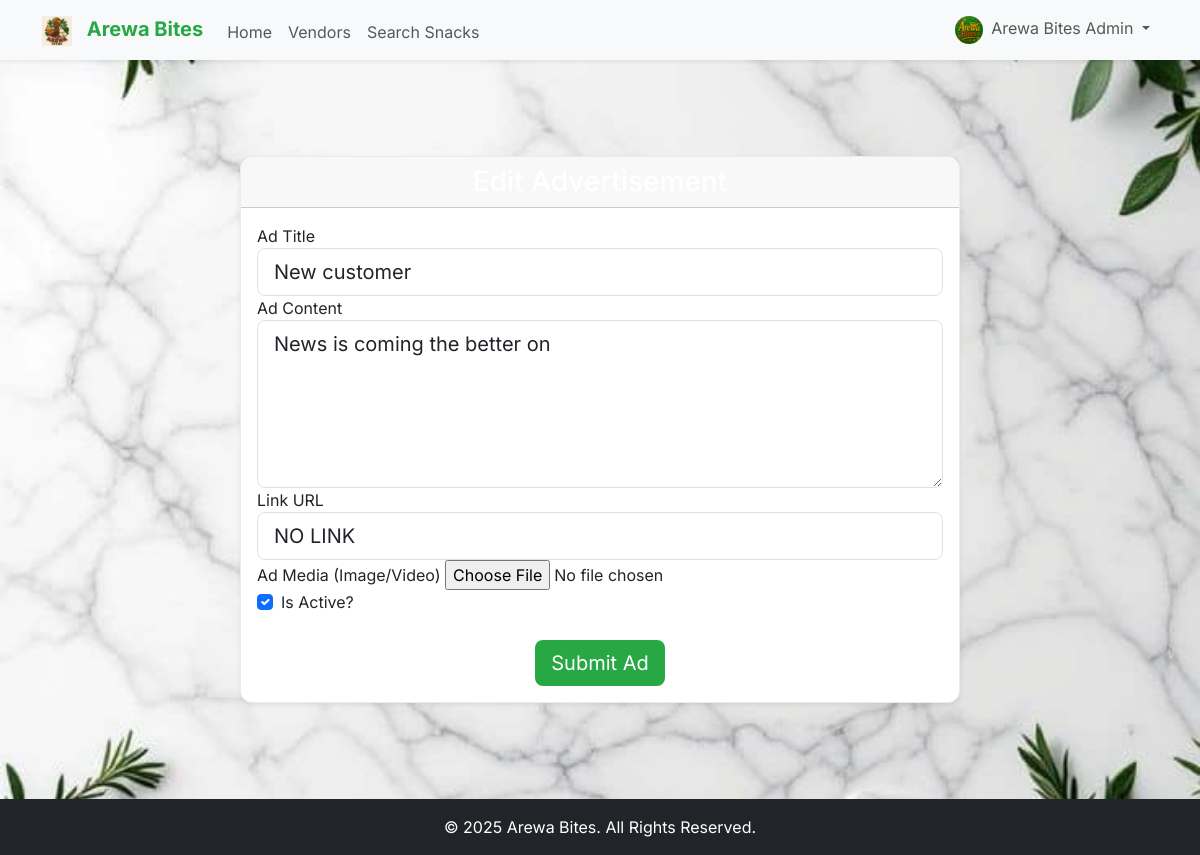
Page /admin/edit_ad/2 (signed in) on the committed database.
### app/models.py (models this page shows, shortened)
class Vendor(db.Model, UserMixin):
    id = db.Column(db.Integer, primary_key=True)
    business_name = db.Column(db.String(100), unique=True, nullable=False)
    contact_name = db.Column(db.String(100), nullable=False)
    whatsapp_number = db.Column(db.String(20), unique=True, nullable=False)
    location_zone = db.Column(db.String(100), nullable=False)
    state = db.Column(db.String(100), nullable=False)
    email = db.Column(db.String(120), unique=True, nullable=False)
    password = db.Column(db.String(200), nullable=False)
    logo_url = db.Column(db.String(200), nullable=False, default='logos/default.png')
    is_admin = db.Column(db.Boolean, default=False)
    is_verified = db.Column(db.Boolean, default=False)
    referral_code = db.Column(db.String(10), unique=True, nullable=False)
    referred_by = db.Column(db.Integer, db.ForeignKey('vendor.id'))
    snacks = db.relationship('Snack', backref='vendor', lazy=True, cascade="all, delete-orphan")
    referrals = db.relationship('Vendor', backref=db.backref('referrer', remote_side=[id]), lazy=True)

class Ad(db.Model):
    id = db.Column(db.Integer, primary_key=True)
    title = db.Column(db.String(100), nullable=False)
    content = db.Column(db.Text, nullable=False)
    media_url = db.Column(db.String(255), nullable=True)
    media_type = db.Column(db.String(10), nullable=True)
    link_url = db.Column(db.String(255), nullable=True)
    date_posted = db.Column(db.DateTime, nullable=False, default=datetime.utcnow)
    is_active = db.Column(db.Boolean, nullable=False, default=True)

### app/routes.py (the view, shortened to what this page needs)
@main.route("/admin/edit_ad/<int:ad_id>", methods=['GET', 'POST'])
@admin_only
def edit_ad(ad_id):
    ad = db.session.get(Ad, ad_id)
    if not ad:
        flash('Ad not found.', 'danger')
        return redirect(url_for('main.admin_dashboard'))
    form = AdForm(obj=ad)
    return render_template('admin_edit_ad.html', form=form, ad=ad)

### app/forms.py
class AdForm(FlaskForm):
    title = StringField('Ad Title', validators=[DataRequired(), Length(min=2, max=100)])
    content = TextAreaField('Ad Content', validators=[DataRequired()])
    link_url = StringField('Link URL', validators=[DataRequired()])
    media_file = FileField('Ad Media (Image/Video)', validators=[FileAllowed(['jpg', 'png', 'jpeg', 'mp4', 'mov'], 'Images or Videos only!')])
    is_active = BooleanField('Is Active?')
    submit = SubmitField('Submit Ad')

### app/__init__.py (called while the page is built)
def create_app(config_class=Config):
    app = Flask(__name__)
    app.config.from_object(config_class)
    db.init_app(app)
    bcrypt.init_app(app)
    login_manager.init_app(app)
    csrf.init_app(app)
    migrate.init_app(app, db)
    socketio.init_app(app)
    @app.context_processor
    def inject_globals():
        current_vendor = None
        if 'vendor_id' in session:
            from app.models import Vendor
            current_vendor = db.session.get(Vendor, session.get('vendor_id'))
        return {
            'now': datetime.utcnow(),
            'current_vendor': current_vendor
        }
    from app.routes import main
    app.register_blueprint(main)
    return app

### app/routes.py (called while the page is built)
@login_manager.user_loader
def load_user(user_id):
    return db.session.get(Vendor, int(user_id))

def admin_only(f):
    @wraps(f)
    def decorated_function(*args, **kwargs):
        vendor_id = session.get('vendor_id')
        if not vendor_id:
            flash('Please log in to access this page.', 'danger')
            return redirect(url_for('main.login'))
        vendor = db.session.get(Vendor, vendor_id)
        if not vendor or not vendor.is_admin:
            flash('You do not have permission to access this page.', 'danger')
            return redirect(url_for('main.home'))
        return f(*args, **kwargs)
    return decorated_function

@main.context_processor
def inject_globals():
    current_vendor = None
    if 'vendor_id' in session:
        current_vendor = db.session.get(Vendor, session.get('vendor_id'))
    return {
        'now': datetime.utcnow(),
        'current_vendor': current_vendor
    }

### app/templates/admin_edit_ad.html (shortened to what this page needs)
{% extends "base.html" %}
{% block content %}
<div class="container my-5">
    <div class="row justify-content-center">
        <div class="col-md-8">
            <div class="card arewa-card shadow-sm">
                <div class="card-header text-center arewa-bg-dark text-white">
                    <h3 class="mb-0">Edit Advertisement</h3>
                </div>
                <div class="card-body">
                    <form method="POST" action="{{ url_for('main.edit_ad', ad_id=ad.id) }}" enctype="multipart/form-data">
                        <fieldset class="form-group">
                            <div class="form-group">
                                {{ form.title.label(class="form-control-label") }}
                                {{ form.title(class="form-control form-control-lg") }}
                            </div>
                            <div class="form-group">
                                {{ form.content.label(class="form-control-label") }}
                                {{ form.content(class="form-control form-control-lg", rows="5") }}
                            </div>
                            <div class="form-group">
                                {{ form.link_url.label(class="form-control-label") }}
                                {{ form.link_url(class="form-control form-control-lg") }}
                            </div>
                            <div class="form-group">
                                {{ form.media_file.label(class="form-control-label") }}
                                {{ form.media_file(class="form-control-file") }}
                            </div>
                            <div class="form-check">
                                {{ form.is_active(class="form-check-input") }}
                                {{ form.is_active.label(class="form-check-label") }}
                            </div>
                        </fieldset>
                        <div class="form-group mt-4 text-center">
                            {{ form.submit(class="btn btn-arewa-primary btn-lg") }}
                        </div>
                    </form>
                </div>
            </div>
        </div>
    </div>
</div>
{% endblock %}

### app/templates/base.html (shortened to what this page needs)
<!DOCTYPE html>
<html lang="en">
<head>
    <link rel="stylesheet" href="{{ url_for('static', filename='css/bootstrap.min.css') }}">
    <link rel="stylesheet" href="https://cdnjs.cloudflare.com/ajax/libs/font-awesome/6.4.0/css/all.min.css" />
    <link rel="stylesheet" href="{{ url_for('static', filename='css/style.css') }}">
</head>
<body class="bg-light d-flex flex-column min-vh-100">
    <nav class="navbar navbar-expand-lg bg-light shadow-sm">
        <div class="container">
            <a class="navbar-brand fw-bold" href="{{ url_for('main.home') }}">
                <img src="{{ url_for('static', filename='logos/arewa_logo.png') }}" alt="Arewa Bites Logo" style="height: 30px; margin-right: 10px;"> <span class="arewa-text-green">Arewa Bites</span>
            </a>
            <div class="collapse navbar-collapse" id="navbarNav">
                <ul class="navbar-nav me-auto mb-2 mb-lg-0">
                    <li class="nav-item">
                        <a class="nav-link nav-link-item" href="{{ url_for('main.home') }}">Home</a>
                    </li>
                    <li class="nav-item">
                        <a class="nav-link nav-link-item" href="{{ url_for('main.list_vendors') }}">Vendors</a>
                    </li>
                    <li class="nav-item">
                        <a class="nav-link nav-link-item" href="{{ url_for('main.search_snacks') }}">Search Snacks</a>
                    </li>
                </ul>
                <ul class="navbar-nav">
                    {% if current_vendor %}
                        <li class="nav-item dropdown">
                            <a class="nav-link dropdown-toggle" href="#" id="navbarDropdown" role="button" data-bs-toggle="dropdown" aria-expanded="false">
                                <img src="{{ url_for('static', filename=current_vendor.logo_url) }}" class="rounded-circle me-1" alt="Logo" style="width: 28px; height: 28px; object-fit: cover;">
                                {{ current_vendor.business_name }}
                            </a>
                        </li>
                    {% endif %}
                </ul>
            </div>
        </div>
    </nav>
    <main class="container mt-5 flex-grow-1">
        {% block content %}{% endblock %}
    </main>
    <footer class="mt-5 py-3 bg-dark text-white text-center">
        <div class="container">
            <p class="mb-0">&copy; {{ now.year }} Arewa Bites. All Rights Reserved.</p>
        </div>
    </footer>
</body>
</html>

### app/static/css/style.css (style rules this page uses)
body { background-color: #F8F9FA; background-image: url("../images/traditional_food_pattern.png"); background-repeat: no-repeat; background-position: center center; background-size: cover; background-attachment: fixed; color: #343A40; font-family: 'Inter', sans-serif; font-size: 1rem; line-height: 1.5; }
.arewa-text-green { color: #28A745 !important; }
.arewa-card { background-color: #FFFFFF; border: 1px solid #E9ECEF; border-radius: 12px; box-shadow: 0 8px 16px rgba(40, 167, 69, 0.15); }
.form-control, .btn, .badge { border-radius: 8px; }
.btn-arewa-primary { background-color: #28A745; color: white; border: none; }
.nav-link-item { position: relative; padding-bottom: 5px; transition: color 0.3s ease-in-out; }
.nav-link-item::after { content: ''; position: absolute; width: 0; height: 2px; bottom: 0; left: 0; background-color: #28A745; transition: width 0.3s ease-in-out; }
.navbar-brand img { height: 30px; margin-right: 10px; }

### rows in the picture
Vendor: logo_url (picture), business_name "Arewa Bites Admin"
Ad: title "New customer", content "News is coming the better on", link_url "NO LINK", is_active "☑"
